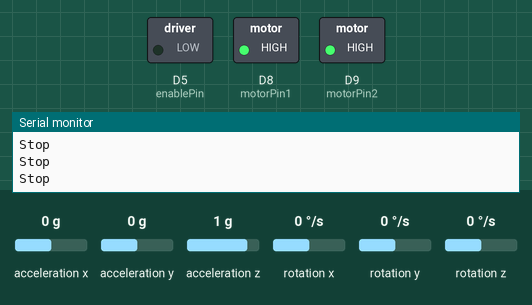
Simulated run of this sketch. Board: Arduino Zero (SAMD21). Shown: switched loads named in the sketch (green lamp = pin HIGH), the last lines printed to the serial monitor. Wiring (inferred from the names in the program): MPU-6050 motion sensor at I2C address 0x68. The inputs (shaded band) are chosen by the test bench; at power-on: acceleration x 0 g, acceleration y 0 g, acceleration z 1 g, rotation x 0 °/s, rotation y 0 °/s, rotation z 0 °/s (analog values on the 0–1023 scale).

Above: at 1.2 s.
1.3 s: acceleration x set to -0.4 g
2.8 s: acceleration x set to -0.7 g
At 4.0 s:
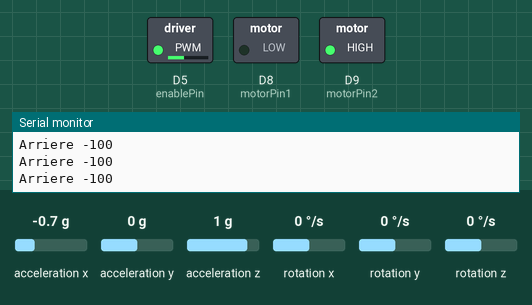
4.3 s: acceleration x set to 0.8 g
At 5.1 s:
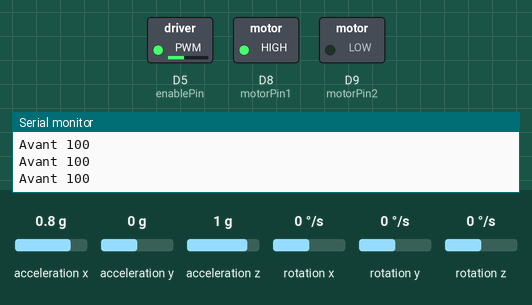
5.8 s: acceleration x set to 0.7 g
7.3 s: acceleration x set to 0.4 g
At 7.8 s:
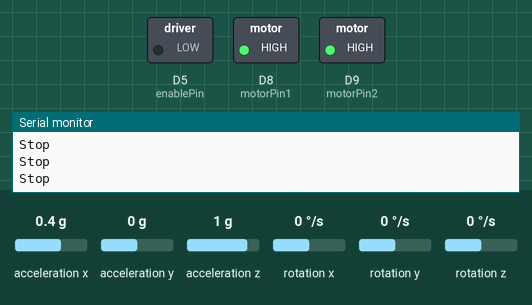
8.8 s: acceleration x set to -1.4 g
At 9.9 s:
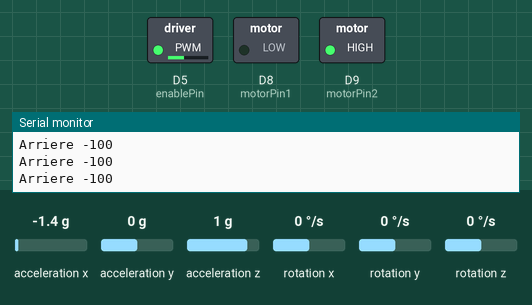
Timing chart, 0 to 11.3 s (numbered marks = the images above; inputs shaded):
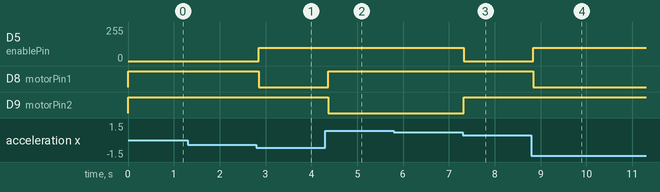

Measured:
- the behaviour switches between -0.5 and -0.6 g on acceleration x (found by bisection; images 0 and 1)
- the behaviour switches between 0.6 and 0.5 g on acceleration x (found by bisection; images 2 and 3)
- after the input at 2.8 s, D5 (enablePin): 0/255 → 100/255 after 0.05 s; D8 (motorPin1): HIGH → LOW after 0.05 s
- after the input at 4.3 s, D8 (motorPin1): LOW → HIGH after 0.07 s; D9 (motorPin2): HIGH → LOW after 0.07 s
- after the input at 7.3 s, D5 (enablePin): 100/255 → 0/255 at once; D9 (motorPin2): LOW → HIGH at once
- after the input at 8.8 s, D5 (enablePin): 0/255 → 100/255 at once; D8 (motorPin1): HIGH → LOW at once

The sketch:

premiere_manip_asservissement.ino
```cpp
#include <Wire.h>


//setup mpu
// Adresse I2C du MPU6050
const int MPU_addr = 0x68;
int16_t AcX, AcY, AcZ, Tmp, GyX, GyY, GyZ;
int minVal = 265;
int maxVal = 402;

//sda sur a5,scl sur a4, gnd sur gnd, vcc sur 3.3v

double x;
double y;
double z;


//setup driver
//Ports de commande du moteur B
int motorPin1 = 8;
int motorPin2 = 9;
int enablePin = 5;
float sensorvalue1;
int sensorpin1 = A0;
float sensorvalue2;
int sensorpin2 = A1;

// Vitesse du moteur
int state = 0;

void setup() {
    // Configuration des ports en mode "sortie"
  pinMode(motorPin1, OUTPUT);
  pinMode(motorPin2, OUTPUT);
  pinMode(enablePin, OUTPUT);
  pinMode(sensorpin1, INPUT);
  pinMode(sensorpin2, INPUT);


  // Initialisation de la communication I2C
  Wire.begin();
  Wire.beginTransmission(MPU_addr);
  Wire.write(0x6B); // Registre de configuration du MPU6050
  Wire.write(0); // Réveille le MPU6050
  Wire.endTransmission(true);

  // Initialisation de la communication série pour l'affichage des résultats
  Serial.begin(9600);

  analogReadResolution(12);
}

void loop() {
  // Demande de lecture des données des capteurs du MPU6050
  Wire.beginTransmission(MPU_addr);
  Wire.write(0x3B); // Registre de début des données de capteur
  Wire.endTransmission(false);
  Wire.requestFrom(MPU_addr, 14, true); // Lecture des 14 registres

  // Lecture des valeurs de l'accéléromètre et du gyroscope
  AcX = Wire.read() << 8 | Wire.read();
  AcY = Wire.read() << 8 | Wire.read();
  AcZ = Wire.read() << 8 | Wire.read();
  Tmp = Wire.read() << 8 | Wire.read();
  GyX = Wire.read() << 8 | Wire.read();
  GyY = Wire.read() << 8 | Wire.read();
  GyZ = Wire.read() << 8 | Wire.read();

  // Calcul des angles de rotation
  int xAng = map(AcX, minVal, maxVal, -90, 90);
  int yAng = map(AcY, minVal, maxVal, -90, 90);
  int zAng = map(AcZ, minVal, maxVal, -90, 90);

  x = RAD_TO_DEG * (atan2(-yAng, -zAng) + PI);
  y = RAD_TO_DEG * (atan2(-xAng, -zAng) + PI);
  z = RAD_TO_DEG * (atan2(-yAng, -xAng) + PI);

  if (y>30 && y<180){
    state = 100;
  }
  else if (y<330 && y>180){
    state= -100;
  }
  else{
    state = 0;
  }

      if (state > 0) // avant
    {
      digitalWrite(motorPin1, HIGH);
      digitalWrite(motorPin2, LOW);
      Serial.print("Avant ");
      Serial.println(state);
    }
    else if (state < 0) // arrière
    {
      digitalWrite(motorPin1, LOW);
      digitalWrite(motorPin2, HIGH);
      Serial.print("Arriere ");
      Serial.println(state);
    }
    else // Stop (freinage)
    {
      digitalWrite(motorPin1, HIGH);
      digitalWrite(motorPin2, HIGH);
      Serial.println("Stop");
    }

      //
      // Vitesse du mouvement
      //
    analogWrite(enablePin, abs(state));
    delay(100);
}
```
